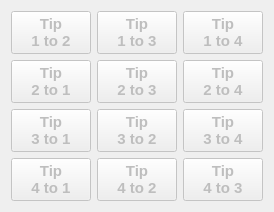
     <widget class="QWidget" name="layoutWidget_6">
      <property name="geometry">
       <rect>
        <x>600</x>
        <y>810</y>
        <width>254</width>
        <height>188</height>
       </rect>
      </property>
      <layout class="QGridLayout" name="gridLayout_27">
       <item row="0" column="0">
        <widget class="QPushButton" name="pushButton_task_graphy_30">
         <property name="enabled">
          <bool>false</bool>
         </property>
         <property name="sizePolicy">
          <sizepolicy hsizetype="Expanding" vsizetype="Expanding">
           <horstretch>0</horstretch>
           <verstretch>0</verstretch>
          </sizepolicy>
         </property>
         <property name="font">
          <font>
           <family>Ubuntu</family>
           <pointsize>11</pointsize>
           <weight>75</weight>
           <bold>true</bold>
          </font>
         </property>
         <property name="text">
          <string>Tip
1 to 2</string>
         </property>
        </widget>
       </item>
       <item row="0" column="1">
        <widget class="QPushButton" name="pushButton_task_graphy_31">
         <property name="enabled">
          <bool>false</bool>
         </property>
         <property name="sizePolicy">
          <sizepolicy hsizetype="Expanding" vsizetype="Expanding">
           <horstretch>0</horstretch>
           <verstretch>0</verstretch>
          </sizepolicy>
         </property>
         <property name="font">
          <font>
           <family>Ubuntu</family>
           <pointsize>11</pointsize>
           <weight>75</weight>
           <bold>true</bold>
          </font>
         </property>
         <property name="text">
          <string>Tip
1 to 3</string>
         </property>
        </widget>
       </item>
       <item row="0" column="2">
        <widget class="QPushButton" name="pushButton_task_graphy_32">
         <property name="enabled">
          <bool>false</bool>
         </property>
         <property name="sizePolicy">
          <sizepolicy hsizetype="Expanding" vsizetype="Expanding">
           <horstretch>0</horstretch>
           <verstretch>0</verstretch>
          </sizepolicy>
         </property>
         <property name="font">
          <font>
           <family>Ubuntu</family>
           <pointsize>11</pointsize>
           <weight>75</weight>
           <bold>true</bold>
          </font>
         </property>
         <property name="text">
          <string>Tip
1 to 4</string>
         </property>
        </widget>
       </item>
       <item row="1" column="0">
        <widget class="QPushButton" name="pushButton_task_graphy_33">
         <property name="enabled">
          <bool>false</bool>
         </property>
         <property name="sizePolicy">
          <sizepolicy hsizetype="Expanding" vsizetype="Expanding">
           <horstretch>0</horstretch>
           <verstretch>0</verstretch>
          </sizepolicy>
         </property>
         <property name="font">
          <font>
           <family>Ubuntu</family>
           <pointsize>11</pointsize>
           <weight>75</weight>
           <bold>true</bold>
          </font>
         </property>
         <property name="text">
          <string>Tip
2 to 1</string>
         </property>
        </widget>
       </item>
       <item row="1" column="1">
        <widget class="QPushButton" name="pushButton_task_graphy_34">
         <property name="enabled">
          <bool>false</bool>
         </property>
         <property name="sizePolicy">
          <sizepolicy hsizetype="Expanding" vsizetype="Expanding">
           <horstretch>0</horstretch>
           <verstretch>0</verstretch>
          </sizepolicy>
         </property>
         <property name="font">
          <font>
           <family>Ubuntu</family>
           <pointsize>11</pointsize>
           <weight>75</weight>
           <bold>true</bold>
          </font>
         </property>
         <property name="text">
          <string>Tip
2 to 3</string>
         </property>
        </widget>
       </item>
       <item row="1" column="2">
        <widget class="QPushButton" name="pushButton_task_graphy_35">
         <property name="enabled">
          <bool>false</bool>
         </property>
         <property name="sizePolicy">
          <sizepolicy hsizetype="Expanding" vsizetype="Expanding">
           <horstretch>0</horstretch>
           <verstretch>0</verstretch>
          </sizepolicy>
         </property>
         <property name="font">
          <font>
           <family>Ubuntu</family>
           <pointsize>11</pointsize>
           <weight>75</weight>
           <bold>true</bold>
          </font>
         </property>
         <property name="text">
          <string>Tip
2 to 4</string>
         </property>
        </widget>
       </item>
       <item row="3" column="0">
        <widget class="QPushButton" name="pushButton_task_graphy_39">
         <property name="enabled">
          <bool>false</bool>
         </property>
         <property name="sizePolicy">
          <sizepolicy hsizetype="Expanding" vsizetype="Expanding">
           <horstretch>0</horstretch>
           <verstretch>0</verstretch>
          </sizepolicy>
         </property>
         <property name="font">
          <font>
           <family>Ubuntu</family>
           <pointsize>11</pointsize>
           <weight>75</weight>
           <bold>true</bold>
          </font>
         </property>
         <property name="text">
          <string>Tip
4 to 1</string>
         </property>
        </widget>
       </item>
       <item row="3" column="1">
        <widget class="QPushButton" name="pushButton_task_graphy_40">
         <property name="enabled">
          <bool>false</bool>
         </property>
         <property name="sizePolicy">
          <sizepolicy hsizetype="Expanding" vsizetype="Expanding">
           <horstretch>0</horstretch>
           <verstretch>0</verstretch>
          </sizepolicy>
         </property>
         <property name="font">
          <font>
           <family>Ubuntu</family>
           <pointsize>11</pointsize>
           <weight>75</weight>
           <bold>true</bold>
          </font>
         </property>
         <property name="text">
          <string>Tip
4 to 2</string>
         </property>
        </widget>
       </item>
       <item row="3" column="2">
        <widget class="QPushButton" name="pushButton_task_graphy_41">
         <property name="enabled">
          <bool>false</bool>
         </property>
         <property name="sizePolicy">
          <sizepolicy hsizetype="Expanding" vsizetype="Expanding">
           <horstretch>0</horstretch>
           <verstretch>0</verstretch>
          </sizepolicy>
         </property>
         <property name="font">
          <font>
           <family>Ubuntu</family>
           <pointsize>11</pointsize>
           <weight>75</weight>
           <bold>true</bold>
          </font>
         </property>
         <property name="text">
          <string>Tip
4 to 3</string>
         </property>
        </widget>
       </item>
       <item row="2" column="2">
        <widget class="QPushButton" name="pushButton_task_graphy_38">
         <property name="enabled">
          <bool>false</bool>
         </property>
         <property name="sizePolicy">
          <sizepolicy hsizetype="Expanding" vsizetype="Expanding">
           <horstretch>0</horstretch>
           <verstretch>0</verstretch>
          </sizepolicy>
         </property>
         <property name="font">
          <font>
           <family>Ubuntu</family>
           <pointsize>11</pointsize>
           <weight>75</weight>
           <bold>true</bold>
          </font>
         </property>
         <property name="text">
          <string>Tip
3 to 4</string>
         </property>
        </widget>
       </item>
       <item row="2" column="1">
        <widget class="QPushButton" name="pushButton_task_graphy_37">
         <property name="enabled">
          <bool>false</bool>
         </property>
         <property name="sizePolicy">
          <sizepolicy hsizetype="Expanding" vsizetype="Expanding">
           <horstretch>0</horstretch>
           <verstretch>0</verstretch>
          </sizepolicy>
         </property>
         <property name="font">
          <font>
           <family>Ubuntu</family>
           <pointsize>11</pointsize>
           <weight>75</weight>
           <bold>true</bold>
          </font>
         </property>
         <property name="text">
          <string>Tip
3 to 2</string>
         </property>
        </widget>
       </item>
       <item row="2" column="0">
        <widget class="QPushButton" name="pushButton_task_graphy_36">
         <property name="enabled">
          <bool>false</bool>
         </property>
         <property name="sizePolicy">
          <sizepolicy hsizetype="Expanding" vsizetype="Expanding">
           <horstretch>0</horstretch>
           <verstretch>0</verstretch>
          </sizepolicy>
         </property>
         <property name="font">
          <font>
           <family>Ubuntu</family>
           <pointsize>11</pointsize>
           <weight>75</weight>
           <bold>true</bold>
          </font>
         </property>
         <property name="text">
          <string>Tip
3 to 1</string>
         </property>
        </widget>
       </item>
      </layout>
     </widget>
